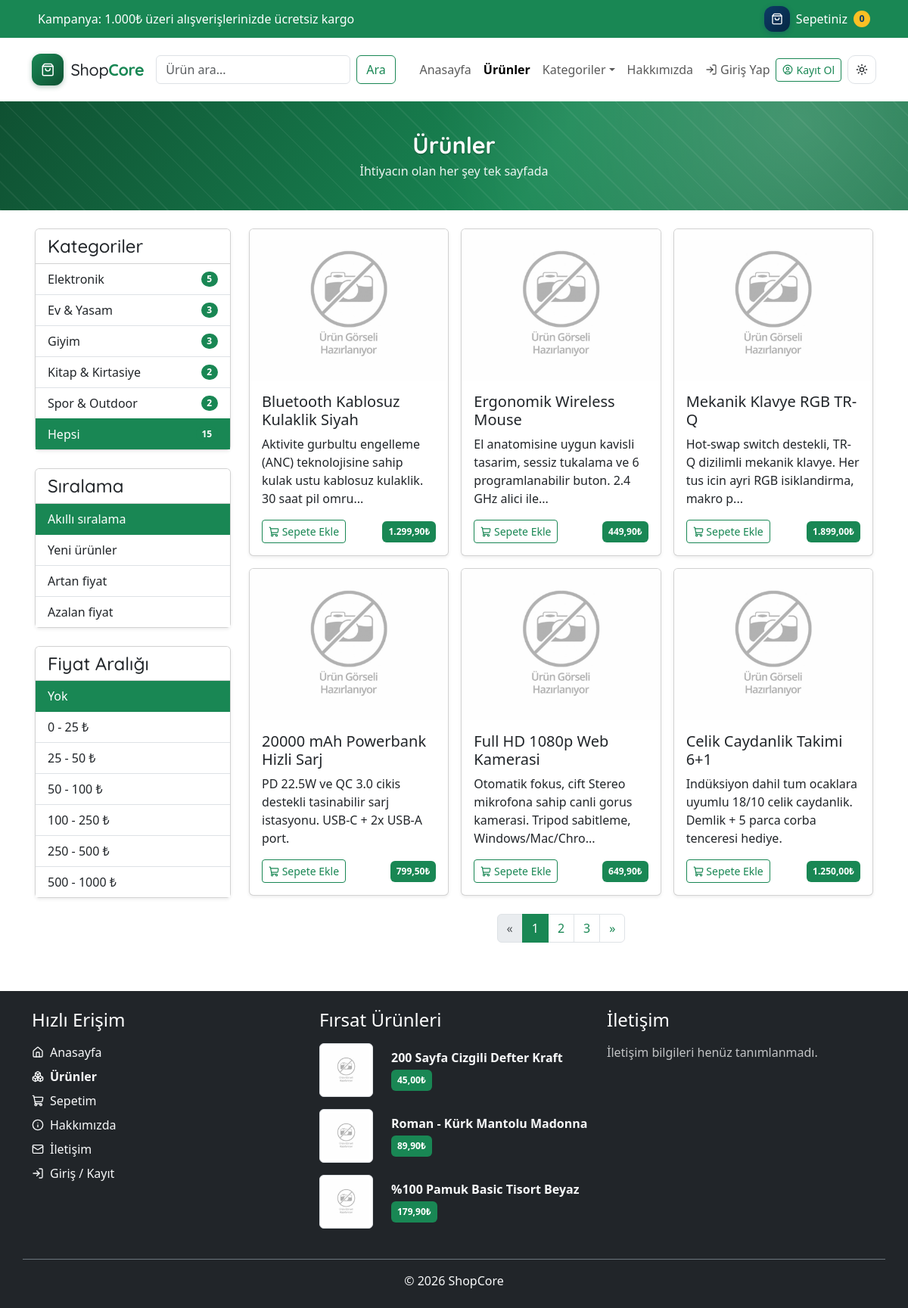
/urunler.php, run on the app's committed database.
### tables this page shows
CREATE TABLE `kategoriler` (
  `id` int(11) NOT NULL AUTO_INCREMENT,
  `kategoriadi` varchar(128) NOT NULL,
  `aciklama` mediumtext NOT NULL,
  PRIMARY KEY (`id`),
  UNIQUE KEY `uk_kategoriadi` (`kategoriadi`)
);

CREATE TABLE `urunler` (
  `id` int(11) NOT NULL AUTO_INCREMENT,
  `urunadi` varchar(128) NOT NULL,
  `aciklama` mediumtext NOT NULL,
  `fiyat` decimal(10,2) NOT NULL DEFAULT 0.00,
  `stok` int(10) UNSIGNED NOT NULL DEFAULT 0,
  `giris_tarihi` datetime NOT NULL,
  `dzltm_tarihi` timestamp NOT NULL DEFAULT current_timestamp() ON UPDATE current_timestamp(),
  `resim` varchar(128) DEFAULT NULL,
  `kategori_id` int(11) DEFAULT NULL,
  `olusturma_tarihi` timestamp NOT NULL DEFAULT current_timestamp(),
  `guncelleme_tarihi` timestamp NOT NULL DEFAULT current_timestamp() ON UPDATE current_timestamp(),
  PRIMARY KEY (`id`),
  KEY `fk_kategori_id` (`kategori_id`),
  KEY `ix_giris_tarihi` (`giris_tarihi`),
  KEY `ix_kategori_id_sira` (`kategori_id`,`id`),
  CONSTRAINT `fk_kategori_id` FOREIGN KEY (`kategori_id`) REFERENCES `kategoriler` (`id`) ON DELETE CASCADE
);

### urunler.php (the view, shortened to what the rows shown need)
<?php include "header.php"; ?>
<div class="container-fluid px-0 mx-0">
    <div class="row g-0">
        <div class="col-12 banner-alani">
            <h2 class="banner-yazi">Ürünler</h2>
        </div>
    </div>
</div>
<div class="container-fluid px-0 mx-0">
    <div class="row g-0 justify-content-center">
        <div class="col-12">
            <div class="container mt-4 px-3">
                <div class="row">
                    <div class="col-lg-3 mb-4">
                        <div class="collapse d-lg-block" id="filtreAlani">
                        <div class="card mb-4 shadow-sm">
                            <div class="card-body p-0">
                                <div class="list-group list-group-flush">
                                    <?php
                                    $aranan = isset($_GET["aranan"]) ? (string)$_GET["aranan"] : "";
                                    $kategori = isset($_GET["id"]) ? (string)$_GET["id"] : "";
                                    $siralama = isset($_GET["siralama"]) ? (string)$_GET["siralama"] : "akilli";
                                    $fiyat = isset($_GET["fiyat"]) ? (string)$_GET["fiyat"] : "0";
                                    $sorgu = 'SELECT kategoriler.*, COUNT(urunler.id) AS adet FROM kategoriler LEFT JOIN urunler ON kategoriler.id = urunler.kategori_id GROUP BY kategoriler.id ORDER BY kategoriler.kategoriadi';
                                    try {
                                        $stmt = $con->prepare($sorgu);
                                        $stmt->execute();
                                        $veri = $stmt->fetchAll(PDO::FETCH_ASSOC);
                                    } catch (PDOException $e) {
                                        error_log('urunler.php kategoriler: ' . $e->getMessage());
                                        $veri = [];
                                        $db_hata = true;
                                    }
                                    $toplam = 0;
                                    foreach ($veri as $kayit) {
                                        $aktif = ($kategori == $kayit["id"]) ? "active" : "";
                                        $kat_url = url('urunler.php', [
                                            'id' => (int)$kayit['id'],
                                            'aranan' => $aranan,
                                            'siralama' => $siralama,
                                            'fiyat' => $fiyat,
                                        ]);
                                    ?>
                                    <a href="<?= $kat_url ?>"
                                       class="list-group-item list-group-item-action d-flex justify-content-between align-items-center <?= $aktif ?>">
                                        <?= esc($kayit["kategoriadi"]) ?>
                                        <span class="badge bg-primary rounded-pill"><?= esc($kayit["adet"]) ?></span>
                                    </a>
                                    <?php
                                        $toplam += $kayit["adet"];
                                    }
                                    $hepsi_url = url('urunler.php', ['aranan'=>$aranan,'siralama'=>$siralama,'fiyat'=>$fiyat]);
                                    ?>
                                    <a href="<?= $hepsi_url ?>"
                                       class="list-group-item list-group-item-action d-flex justify-content-between align-items-center <?= ($kategori == "") ? "active" : "" ?>">
                                        Hepsi
                                        <span class="badge bg-primary rounded-pill"><?= esc($toplam) ?></span>
                                    </a>
                                </div>
                            </div>
                        </div>
                        </div>
                    </div>
                    <div class="col-lg-9">
                        <?php
                        $sayfa = isset($_GET['sayfa']) ? (int)$_GET['sayfa'] : 1;
                        $sayfa = max(1, $sayfa);
                        $sayfa_basi_kayit = 6;
                        $baslangic = ($sayfa - 1) * $sayfa_basi_kayit;
                        switch($siralama){
                            default: $orderby = "dzltm_tarihi desc";
                        }
                        $kosullar = [];
                        $where = $kosullar ? implode(" AND ", $kosullar) : "1=1";
                        $sorgu = "SELECT id, urunadi, aciklama, fiyat, resim FROM urunler WHERE $where ORDER BY $orderby LIMIT :offset, :limit";
                        try {
                            $stmt = $con->prepare($sorgu);
                            $stmt->bindValue(':offset', $baslangic, PDO::PARAM_INT);
                            $stmt->bindValue(':limit', $sayfa_basi_kayit, PDO::PARAM_INT);
                            $stmt->execute();
                            $veri = $stmt->fetchAll(PDO::FETCH_ASSOC);
                        } catch (PDOException $e) {
                            error_log('urunler.php urunler: ' . $e->getMessage());
                            $veri = [];
                            $db_hata = true;
                        }
                        $urun_sayisi = count($veri);
                        ?>
                        <div class="row g-3 mb-4 urun-izgara">
                            <?php
                            if ($urun_sayisi > 0) {
                                foreach ($veri as $kayit) {
                            ?>
                            <div class="col-6 col-md-6 col-lg-4">
                                <div class="card h-100 shadow-sm">
                                    <a href="<?= url('urundetay.php', ['id' => (int)$kayit['id']]) ?>">
                                        <img class="card-img-top urun-kart-gorsel" src="<?= esc(resim_yolu($kayit['resim'], RESIM_KART_GENISLIK)) ?>" <?= resim_boyut($kayit['resim'], RESIM_KART_GENISLIK) ?> loading="lazy" decoding="async"
                                             alt="<?= esc($kayit['urunadi']) ?>">
                                    </a>
                                    <div class="card-body d-flex flex-column">
                                        <h5 class="card-title"><?= esc($kayit['urunadi']) ?></h5>
                                        <p class="card-text flex-grow-1"><?= esc(ozetle($kayit['aciklama'], 100)) ?></p>
                                        <div class="mt-auto">
                                            <div class="d-flex justify-content-between align-items-center urun-kart-alt">
                                                <button class="btn btn-outline-success btn-sm sepete_ekle"
                                                        type="button"
                                                        id="<?= esc($kayit['id']) ?>">
                                                    <svg class="ik" aria-hidden="true"><use href="#lk-shopping-cart"></use></svg> Sepete Ekle
                                                </button>
                                                <span class="badge bg-success p-2">
                                                    <?= esc(para($kayit['fiyat'])) ?>&#8378;
                                                </span>
                                            </div>
                                        </div>
                                    </div>
                                </div>
                            </div>
                            <?php
                                }
                            } ?>
                        </div>
                    </div>
                </div>
            </div>
        </div>
    </div>
</div>
<?php include "footer.php"; ?>

### footer.php (shortened to what the rows shown need)
</main>
<footer class="container-fluid bg-dark mt-5">
    <div class="container pt-4 pb-4">
        <div class="row">
            <div class="col-md-4 mb-4 mb-md-0">
                <?php
                try {
                    $veri = db()->query('SELECT id, urunadi, aciklama, fiyat, resim FROM urunler ORDER BY fiyat LIMIT 0,3')->fetchAll(PDO::FETCH_ASSOC) ?: [];
                } catch (PDOException $e) {
                    error_log('footer firsat urunleri: ' . $e->getMessage());
                    $veri = null;
                }
                if ($veri === null) {
                    echo '<p class="text-light opacity-75 mb-0">Ürünler yüklenemedi.</p>';
                } elseif ($veri === []) {
                    echo '<p class="text-light opacity-75 mb-0">Aktif ürün yok.</p>';
                } else {
                    foreach ($veri as $kayit) {
                ?>
                <div class="row mb-3 align-items-center">
                    <div class="col-3">
                        <img src="<?= esc(resim_yolu($kayit['resim'], RESIM_KART_GENISLIK)) ?>" <?= resim_boyut($kayit['resim'], RESIM_KART_GENISLIK) ?> loading="lazy" decoding="async" class="img-fluid img-thumbnail" alt="<?= esc($kayit['urunadi']) ?>">
                    </div>
                    <div class="col-9">
                        <a href="<?= url('urundetay.php', ['id' => (int)$kayit['id']]) ?>" class="text-light text-decoration-none">
                            <p class="mb-1 fw-bold"><?= esc($kayit['urunadi']) ?></p>
                        </a>
                        <span class="badge bg-success p-2"><?= esc(para($kayit['fiyat'])) ?>&#8378;</span>
                    </div>
                </div>
                <?php } }
                ?>
            </div>
        </div>
    </div>
</footer>
</body>
</html>

### data on the page
kategoriler: kategoriadi "Elektronik", adet "5"
kategoriler: kategoriadi "Ev & Yasam", adet "3"
kategoriler: kategoriadi "Giyim", adet "3"
kategoriler: kategoriadi "Kitap & Kirtasiye", adet "2"
kategoriler: kategoriadi "Spor & Outdoor", adet "2"
urunler: resim (placeholder picture), urunadi "Bluetooth Kablosuz Kulaklik Siyah", aciklama "Aktivite gurbultu engelleme (ANC) teknolojisine sahip kulak ustu kablosuz kulaklik. 30 saat pil omru...", fiyat "1.299,90"
urunler: resim (placeholder picture), urunadi "Ergonomik Wireless Mouse", aciklama "El anatomisine uygun kavisli tasarim, sessiz tukalama ve 6 programlanabilir buton. 2.4 GHz alici ile...", fiyat "449,90"
urunler: resim (placeholder picture), urunadi "Mekanik Klavye RGB TR-Q", aciklama "Hot-swap switch destekli, TR-Q dizilimli mekanik klavye. Her tus icin ayri RGB isiklandirma, makro p...", fiyat "1.899,00"
urunler: resim (placeholder picture), urunadi "20000 mAh Powerbank Hizli Sarj", aciklama "PD 22.5W ve QC 3.0 cikis destekli tasinabilir sarj istasyonu. USB-C + 2x USB-A port.", fiyat "799,50"
urunler: resim (placeholder picture), urunadi "Full HD 1080p Web Kamerasi", aciklama "Otomatik fokus, cift Stereo mikrofona sahip canli gorus kamerasi. Tripod sabitleme, Windows/Mac/Chro...", fiyat "649,90"
urunler: resim (placeholder picture), urunadi "Celik Caydanlik Takimi 6+1", aciklama "Indüksiyon dahil tum ocaklara uyumlu 18/10 celik caydanlik. Demlik + 5 parca corba tenceresi hediye.", fiyat "1.250,00"
urunler: resim (placeholder picture), urunadi "200 Sayfa Cizgili Defter Kraft", fiyat "45,00"
urunler: resim (placeholder picture), urunadi "Roman - Kürk Mantolu Madonna", fiyat "89,90"
urunler: resim (placeholder picture), urunadi "%100 Pamuk Basic Tisort Beyaz", fiyat "179,90"

### other printed values
kargo_esigi() "1.000"
sepet_ozeti()['urun_sayisi'] "0"
$toplam "15"
$etiket "Yok"
$etiket "0 - 25 ₺"
$etiket "25 - 50 ₺"
$etiket "50 - 100 ₺"
$etiket "100 - 250 ₺"
$etiket "250 - 500 ₺"
$etiket "500 - 1000 ₺"
$baglanti['ad'] "Anasayfa"
$baglanti['ad'] "Ürünler"
$baglanti['ad'] "Sepetim"
$baglanti['ad'] "Hakkımızda"
$baglanti['ad'] "İletişim"
